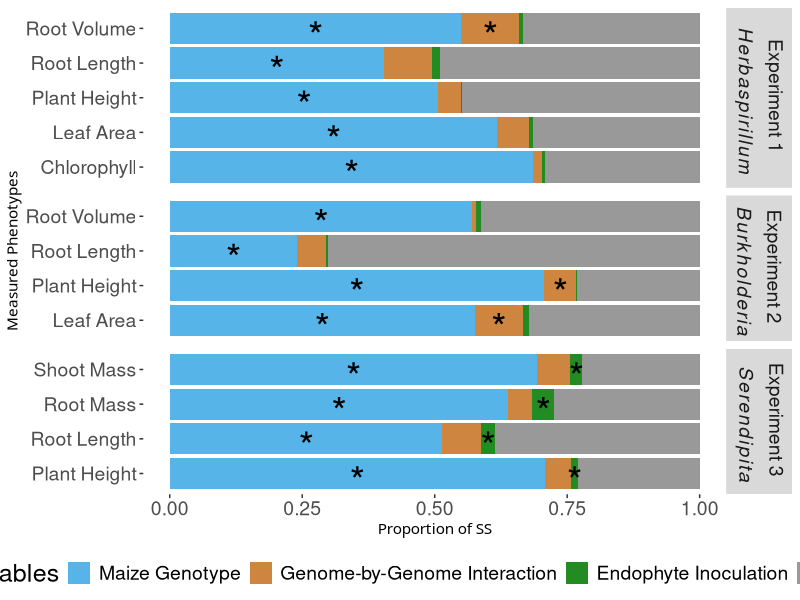
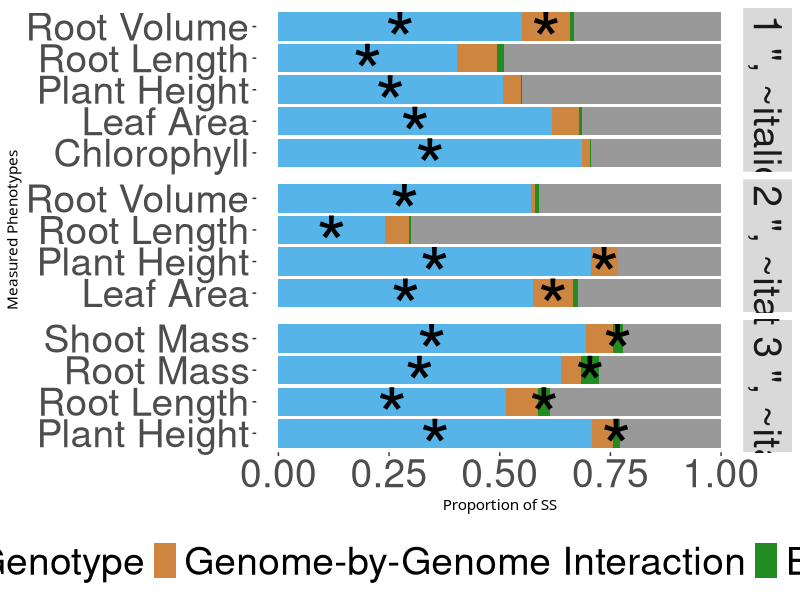

R code for these plots, in order:
# This script will combine the analysis and create final figures for my final combined data. 

getwd()                      # PLEASE CHANGE WD
setwd("/home/coreyschultz/1.Projects/2.Maize.Endophyte.Project/Final_Data_and_Figs")
getwd()
library(tidyr)
library(tidyverse)
library(broom)
library(ggplot2)
library(car)
library(data.table)
library(ggpubr)

Herb_data = read.csv("Final_Herb_Data.csv", sep =",")
Burk_data = read.csv("Final_Burk_Data.csv", sep =",")
Serendip_data = read.csv("Final_Sbecsii_Data.csv", sep =",")

names(Herb_data) <- c("Genotype", "Condition", "Rep", "Endophyte","Chlorophyll1","Chlorophyll2","Chlorophyll3",
                      "PlantHeight","LeafArea","RootLength","RootVolume","Group_or_Date")
names(Burk_data) <- c("Genotype", "Condition", "Rep", "Endophyte",
                      "PlantHeight","LeafArea","RootLength","RootVolume")
names(Serendip_data) <- c("Genotype", "Condition", "Rep", "Endophyte",
                          "PlantHeight","RootLength","RootMass","ShootMass")

Serendip_data$Condition <- gsub('C', 'Control', Serendip_data$Condition)
Serendip_data$Condition <- gsub('I', 'Inoculated', Serendip_data$Condition)
Herb_data$Condition <- gsub('C', 'Control', Herb_data$Condition)
Herb_data$Condition <- gsub('I', 'Inoculated', Herb_data$Condition)
Burk_data$Condition <- gsub('C', 'Control', Burk_data$Condition)
Burk_data$Condition <- gsub('I', 'Inoculated', Burk_data$Condition)


# number of variables in our model + residuals
n = 4

# Serendipita #Drop rep
SereResultsT1 <- data.frame()
SereResultsT1 <- data.frame(PlantHeight=numeric(n),RootLength=numeric(n),RootMass=numeric(n),ShootMass=numeric(n))
rownames(SereResultsT1) <- c("Genotype","Inoculation","Genotype:Inoculation", "Residuals")

myvars <- names(Serendip_data[5:8]) # create a list of traits
Signif_list <- list()

for( m in myvars){
  print(m)
  print(as.name(m))
  linmod <- lm(Serendip_data[[m]] ~ Genotype + Condition + Genotype:Condition, data = Serendip_data)
  HPH1 <- anova(linmod)
  print(HPH1)
  SereResultsT1[[m]] <- c(HPH1[1,2],HPH1[2,2],HPH1[3,2],HPH1[4,2])
  itlist = HPH1[,5]
  Signif_list <- append(Signif_list, itlist)
}

#Get rid of the NAs from residuals
Signif_list[is.na(Signif_list)] = 1
Signif_list

# Convert these p values to *
for( s in 1:length(Signif_list)){
  #print(s)
  if (Signif_list[s] < .05){
    Signif_list[s] <- '*'
    #print("True")
  } else {
    Signif_list[s] <- " "
    #print("False")
  }
}
Signif_list

# Now Normalize all the columns
ST1 <- SereResultsT1

ST1[] <- lapply(ST1[], function(x) x/sum(x))
setDT(ST1, keep.rownames = TRUE)[]

SereT1_long <- ST1 %>%
  gather(ST1, value,PlantHeight:ShootMass)

SereT1_long$Signif <- Signif_list


# Herbaspirillum

# Average Chlorophyll together
Herb_data$Chlorophyll <- rowMeans(Herb_data[ , c("Chlorophyll1","Chlorophyll2","Chlorophyll3")], na.rm=TRUE)

HerbResultsT1 <- data.frame(Chlorophyll=numeric(n),PlantHeight=numeric(n),LeafArea=numeric(n),RootLength=numeric(n),RootVolume=numeric(n))
rownames(HerbResultsT1) <- c("Genotype","Inoculation","Genotype:Inoculation", "Residuals")

herb_cols <- c(13, 8:11)
myvars <- names(Herb_data[,herb_cols]) # create a list of traits
Signif_list <- list()

for( m in myvars){
  print(m)
  print(as.name(m))
  linmod <- lm(Herb_data[[m]] ~ Genotype + Condition + Genotype:Condition, data = Herb_data)
  HPH1 <- anova(linmod)
  print(HPH1)
  HerbResultsT1[[m]] <- c(HPH1[1,2],HPH1[2,2],HPH1[3,2],HPH1[4,2])
  itlist = HPH1[,5]
  Signif_list <- append(Signif_list, itlist)
}

#Get rid of the NAs from residuals
Signif_list[is.na(Signif_list)] = 1
Signif_list

# Convert these p values to *
for( s in 1:length(Signif_list)){
  #print(s)
  if (Signif_list[s] < .05){
    Signif_list[s] <- '*'
    #print("True")
  } else {
    Signif_list[s] <- " "
    #print("False")
  }
}
Signif_list

# Now Normalize all the columns
HerbT1 <- HerbResultsT1

HerbT1[] <- lapply(HerbT1[], function(x) x/sum(x))
setDT(HerbT1, keep.rownames = TRUE)[]

HerbT1_long <- HerbT1 %>%
  gather(HerbT1, value,Chlorophyll:RootVolume)

HerbT1_long$Signif <- Signif_list


# Burkholderia
Burk_data$RootLength <- as.numeric(Burk_data$RootLength)
Burk_data$RootVolume <- as.numeric(Burk_data$RootVolume)

burkResultsT1 <- data.frame(PlantHeight=numeric(n),LeafArea=numeric(n),RootLength=numeric(n),RootVolume=numeric(n))
rownames(burkResultsT1) <- c("Genotype","Inoculation","Genotype:Inoculation", "Residuals")

myvars <- names(Burk_data[5:8]) # create a list of traits
Signif_list <- list()

for( m in myvars){
  print(m)
  print(as.name(m))
  linmod <- lm(Burk_data[[m]] ~ Genotype + Condition + Genotype:Condition, data = Burk_data)
  HPH1 <- anova(linmod)
  print(HPH1)
  burkResultsT1[[m]] <- c(HPH1[1,2],HPH1[2,2],HPH1[3,2],HPH1[4,2])
  itlist = HPH1[,5]
  Signif_list <- append(Signif_list, itlist)
}

#Get rid of the NAs from residuals
Signif_list[is.na(Signif_list)] = 1
Signif_list

# Convert these p values to *
for( s in 1:length(Signif_list)){
  #print(s)
  if (Signif_list[s] < .05){
    Signif_list[s] <- '*'
    #print("True")
  } else {
    Signif_list[s] <- " "
    #print("False")
  }
}
Signif_list

# Now Normalize all the columns
BurkT1 <- burkResultsT1

BurkT1[] <- lapply(BurkT1[], function(x) x/sum(x))
setDT(BurkT1, keep.rownames = TRUE)[]

BurkT1_long <- BurkT1 %>%
  gather(BurkT1, value,PlantHeight:RootVolume)

BurkT1_long$Signif <- Signif_list


# Endophytes included in Name: don't like that but without empty faceting
SereT1_long["Endophyte"] <- "Serendipita"
HerbT1_long["Endophyte"] <- "Herbaspirillum"
BurkT1_long["Endophyte"] <- "Burkholderia"


names(SereT1_long)[names(SereT1_long) == "ST1"] <- "Phenotype"
names(HerbT1_long)[names(HerbT1_long) == "HerbT1"] <- "Phenotype"
names(BurkT1_long)[names(BurkT1_long) == "BurkT1"] <- "Phenotype"

SandHandB <- rbind(HerbT1_long,BurkT1_long,SereT1_long)

cbPalette <- c("#999999", "forestgreen", "tan3", "#56B4E9", "#F0E442", "#0072B2", "#D55E00", "#CC79A7")

# Add spaces to phenotypes

SandHandB$Phenotype[SandHandB$Phenotype == "PlantHeight"] <- "Plant Height"
SandHandB$Phenotype[SandHandB$Phenotype == "LeafArea"] <- "Leaf Area"
SandHandB$Phenotype[SandHandB$Phenotype == "RootLength"] <- "Root Length"
SandHandB$Phenotype[SandHandB$Phenotype == "RootVolume"] <- "Root Volume"
SandHandB$Phenotype[SandHandB$Phenotype == "ShootMass"] <- "Shoot Mass"
SandHandB$Phenotype[SandHandB$Phenotype == "RootMass"] <- "Root Mass"

# Change names in legends to fit the manuscript text
SandHandB$rn[SandHandB$rn == "Genotype"] <- "Maize Genotype"
SandHandB$rn[SandHandB$rn == "Inoculation"] <- "Endophyte Inoculation"
SandHandB$rn[SandHandB$rn == "Genotype:Inoculation"] <- "Genome-by-Genome Interaction"

# reorder legend 
SandHandB$rn <- factor(SandHandB$rn, levels = c("Maize Genotype","Genome-by-Genome Interaction","Endophyte Inoculation","Residuals"))

# Special italicized labels for paper
#ital.labs <- c("A","B","C")

SandHandB$Endophyte <- factor(SandHandB$Endophyte, levels = c("Herbaspirillum","Burkholderia","Serendipita"), 
                              labels = c(expression(atop("Experiment 1 ",~italic(Herbaspirillum))),
                                         expression(atop("Experiment 2 ",~italic(Burkholderia))),
                                         expression(atop("Experiment 3 ",~italic(Serendipita)))))

#levels(SandHandB$Endophyte) <- c(expression(paste("Experiment 3 \n", italic("Serendipita"))),
#                                                                expression(paste("Experiment 1 \n", italic("Herbaspirillum"))),
#                                                                expression(paste("Experiment 2 \n", italic("Burkholderia"))))

# why do I need to use another vjust? cus its turned sideways? that is stupid
fig_1 <- ggplot(SandHandB, aes(x = Phenotype, y = value, fill = forcats::fct_rev(rn), label = Signif)) + 
  geom_col(position=position_stack()) + theme(axis.text.x = element_text( size = 14)) + 
  theme(axis.text.y = element_text(size = 14)) + 
  labs(fill = "Variables") + geom_text(aes(label = Signif), size = 10, position = position_stack(vjust = 0.5), 
                                       vjust = .75)+ 
  xlab("Measured Phenotypes") + coord_flip() +
  ylab("Proportion of SS") + scale_fill_manual(values=cbPalette) +
  theme(panel.background = element_rect(fill = "white",
                                        colour = "white"), 
        panel.grid.major = element_line(size = 0.5, linetype = 'solid',
                                        colour = "white"), 
        panel.grid.minor = element_line(size = 0.25, linetype = 'solid',
                                        colour = "white")) + 
  facet_grid(rows = vars(Endophyte), drop = TRUE, space = "free", scales = "free", switch = NULL, labeller = label_parsed) + 
 # theme(strip.text.y = element_text(face = "italic")) +
  theme(legend.position = "right") + theme(axis.line = element_line(colour = "white"), 
                                           panel.border = element_blank()) + 
  theme(legend.title = element_text(size=18)) + theme(legend.text = element_text(size=14)) + 
  theme(strip.text.y = element_text(size = 14)) + theme(plot.title = element_text(size=20)) +
  theme(axis.title.x = element_text(30)) + theme(axis.title.y = element_text(20)) + 
  guides(fill = guide_legend(reverse = TRUE)) + theme(legend.position = "bottom")

ggsave("Fig1_Endo_Submission.png", fig_1, device = "png", width = 12, height = 5, dpi = 800)

# pag high dpi fig

SnB <- subset(SandHandB, Endophyte!= "Experiment 2 \n (Burkholderia)")

fig_1_pag1000 <- ggplot(SnB, aes(x = Phenotype, y = value, fill = forcats::fct_rev(rn), label = Signif)) + 
  geom_col(position=position_stack()) + theme(axis.text.x = element_text( size = 28)) + 
  theme(axis.text.y = element_text(size = 28)) + 
  labs(fill = "Variables") + geom_text(aes(label = Signif), size = 20, position = position_stack(vjust = 0.5), 
                                       vjust = .75)+ 
  xlab("Measured Phenotypes") + coord_flip() +
  ylab("Proportion of SS") + scale_fill_manual(values=cbPalette) +
  theme(panel.background = element_rect(fill = "white",
                                        colour = "white"), 
        panel.grid.major = element_line(size = 0.5, linetype = 'solid',
                                        colour = "white"), 
        panel.grid.minor = element_line(size = 0.25, linetype = 'solid',
                                        colour = "white")) + 
  facet_grid(rows = vars(Endophyte), drop = TRUE, space = "free", scales = "free", switch = NULL) + 
  theme(legend.position = "right") + theme(axis.line = element_line(colour = "white"), 
                                           panel.border = element_blank()) + 
  theme(legend.title = element_text(size=36)) + theme(legend.text = element_text(size=28)) + 
  theme(strip.text.y = element_text(size = 28)) + theme(plot.title = element_text(size=40)) +
  theme(axis.title.x = element_text(60)) + theme(axis.title.y = element_text(40)) + 
  guides(fill = guide_legend(reverse = TRUE)) + theme(legend.position = "bottom")

ggsave("Fig1_pag1000.png", fig_1_pag1000, device = "png", width = 24, height = 10, dpi = 1000)

# Need to change Genotype: Inoculation name - just changed column names above
SandHandB <- as.data.frame(lapply(SandHandB, function(x) {
  gsub("Genotype:Inoculation", "GenxInoc", x)
}))

# Calculate total variance due to genotype 
SandHandB

# Need to change Genotype: Inoculation name - just changed column names above
SandHandB <- as.data.frame(lapply(SandHandB, function(x) {
   gsub("Genotype:Inoculation", "GenxInoc", x)
 }))

count = 0.0
sum = 0.0

for (row in 1:nrow(SandHandB)){
  if(grepl("Genome-by-Genome Interaction", SandHandB[row, 1])){
    count = count + 1
    sum = sum + as.numeric(as.character(SandHandB[row,3]))
    #print(SandHandB[row,3])
  }}

interaction_avg = (sum/count) 
print(interaction_avg)

count = 0.0
sum = 0.0

for (row in 1:nrow(SandHandB)){
  if(grepl("Genotype", SandHandB[row, 1])){
    count = count + 1
    sum = sum + as.numeric(as.character(SandHandB[row,3]))
    #print(SandHandB[row,3])
  }}

Genotype_avg = (sum/count) 
print(Genotype_avg)

print("Interaction over Genotype")
print(interaction_avg / Genotype_avg)
